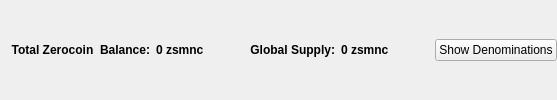
                       <widget class="QFrame" name="balanceSupplyFrame">
                        <layout class="QHBoxLayout" name="horizontalLayout_2" stretch="0,0,0,1,0">
                         <property name="rightMargin">
                          <number>0</number>
                         </property>
                         <item>
                          <layout class="QHBoxLayout" name="horizontalLayout_34">
                           <item>
                            <widget class="QLabel" name="labelzAvailableText_3">
                             <property name="font">
                              <font>
                               <weight>75</weight>
                               <bold>true</bold>
                              </font>
                             </property>
                             <property name="toolTip">
                              <string>Total Balance including unconfirmed and immature zsmnc</string>
                             </property>
                             <property name="text">
                              <string>Total Zerocoin  Balance:</string>
                             </property>
                             <property name="alignment">
                              <set>Qt::AlignRight|Qt::AlignTrailing|Qt::AlignVCenter</set>
                             </property>
                            </widget>
                           </item>
                           <item>
                            <widget class="QLabel" name="labelzAvailableAmount_4">
                             <property name="minimumSize">
                              <size>
                               <width>40</width>
                               <height>0</height>
                              </size>
                             </property>
                             <property name="font">
                              <font>
                               <weight>75</weight>
                               <bold>true</bold>
                              </font>
                             </property>
                             <property name="toolTip">
                              <string>Total Balance including unconfirmed and immature zsmnc</string>
                             </property>
                             <property name="text">
                              <string>0 zsmnc</string>
                             </property>
                             <property name="alignment">
                              <set>Qt::AlignLeading|Qt::AlignLeft|Qt::AlignVCenter</set>
                             </property>
                            </widget>
                           </item>
                          </layout>
                         </item>
                         <item>
                          <spacer name="horizontalSpacer_32">
                           <property name="orientation">
                            <enum>Qt::Horizontal</enum>
                           </property>
                           <property name="sizeHint" stdset="0">
                            <size>
                             <width>40</width>
                             <height>20</height>
                            </size>
                           </property>
                          </spacer>
                         </item>
                         <item>
                          <layout class="QHBoxLayout" name="horizontalLayout_35">
                           <item>
                            <widget class="QLabel" name="labelZsupplyText_2">
                             <property name="font">
                              <font>
                               <weight>75</weight>
                               <bold>true</bold>
                              </font>
                             </property>
                             <property name="text">
                              <string>Global Supply:</string>
                             </property>
                             <property name="alignment">
                              <set>Qt::AlignRight|Qt::AlignTrailing|Qt::AlignVCenter</set>
                             </property>
                            </widget>
                           </item>
                           <item>
                            <widget class="QLabel" name="labelZsupplyAmount_2">
                             <property name="font">
                              <font>
                               <weight>75</weight>
                               <bold>true</bold>
                              </font>
                             </property>
                             <property name="text">
                              <string>0 zsmnc</string>
                             </property>
                            </widget>
                           </item>
                          </layout>
                         </item>
                         <item>
                          <spacer name="horizontalSpacer_31">
                           <property name="orientation">
                            <enum>Qt::Horizontal</enum>
                           </property>
                           <property name="sizeHint" stdset="0">
                            <size>
                             <width>40</width>
                             <height>20</height>
                            </size>
                           </property>
                          </spacer>
                         </item>
                         <item>
                          <widget class="QPushButton" name="pushButtonShowDenoms">
                           <property name="toolTip">
                            <string>Show zsmnc denominations list</string>
                           </property>
                           <property name="text">
                            <string>Show Denominations</string>
                           </property>
                          </widget>
                         </item>
                        </layout>
                       </widget>
